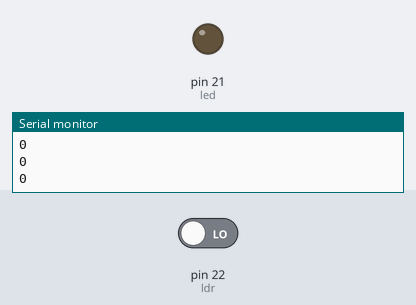
A sketch run on a simulated Arduino Mega 2560, built with avr-gcc and run on an emulated ATmega2560. On the bench: output pins drawn as LEDs (lit = HIGH), the last lines printed to the serial monitor. Inputs (shaded band) come from the test bench; at power-on: pin 22 (ldr) LOW.

Above: at 2.8 s.
2.9 s: pin 22 (ldr) driven HIGH
At 3.8 s:
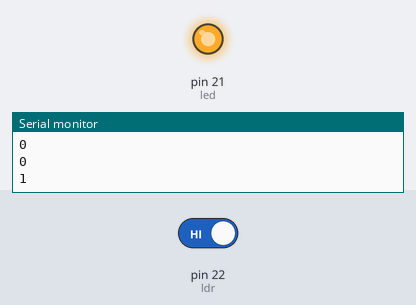
4.5 s: pin 22 (ldr) driven LOW
At 5.3 s:
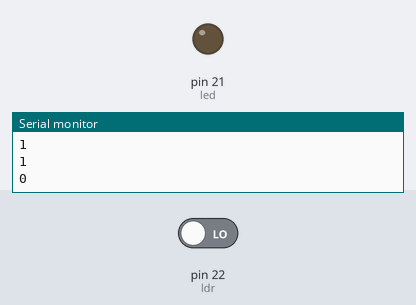
Timing chart, 0 to 7.5 s (numbered marks = the images above; inputs shaded):
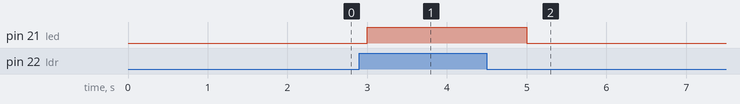

The sketch:

LDR_Interfacing.ino
```cpp
const int ldr = 22;
const int led= 21;

bool val;
void setup() {
  // put your setup code here, to run once:
  Serial.begin(115200);
  pinMode(ldr,INPUT);
  pinMode(led,OUTPUT);
}

void loop() {
  // put your main code here, to run repeatedly:
  val = digitalRead(ldr);
Serial.println(val);
if(val==1)
{
  digitalWrite(led,1);
  delay(1000);
}
else
{
 digitalWrite(led,0);
  delay(1000);
}
}
```

Measured:
- after the input at 2.9 s, pin 21 (led): LOW → HIGH after 0.10 s
- after the input at 4.5 s, pin 21 (led): HIGH → LOW after 0.50 s
